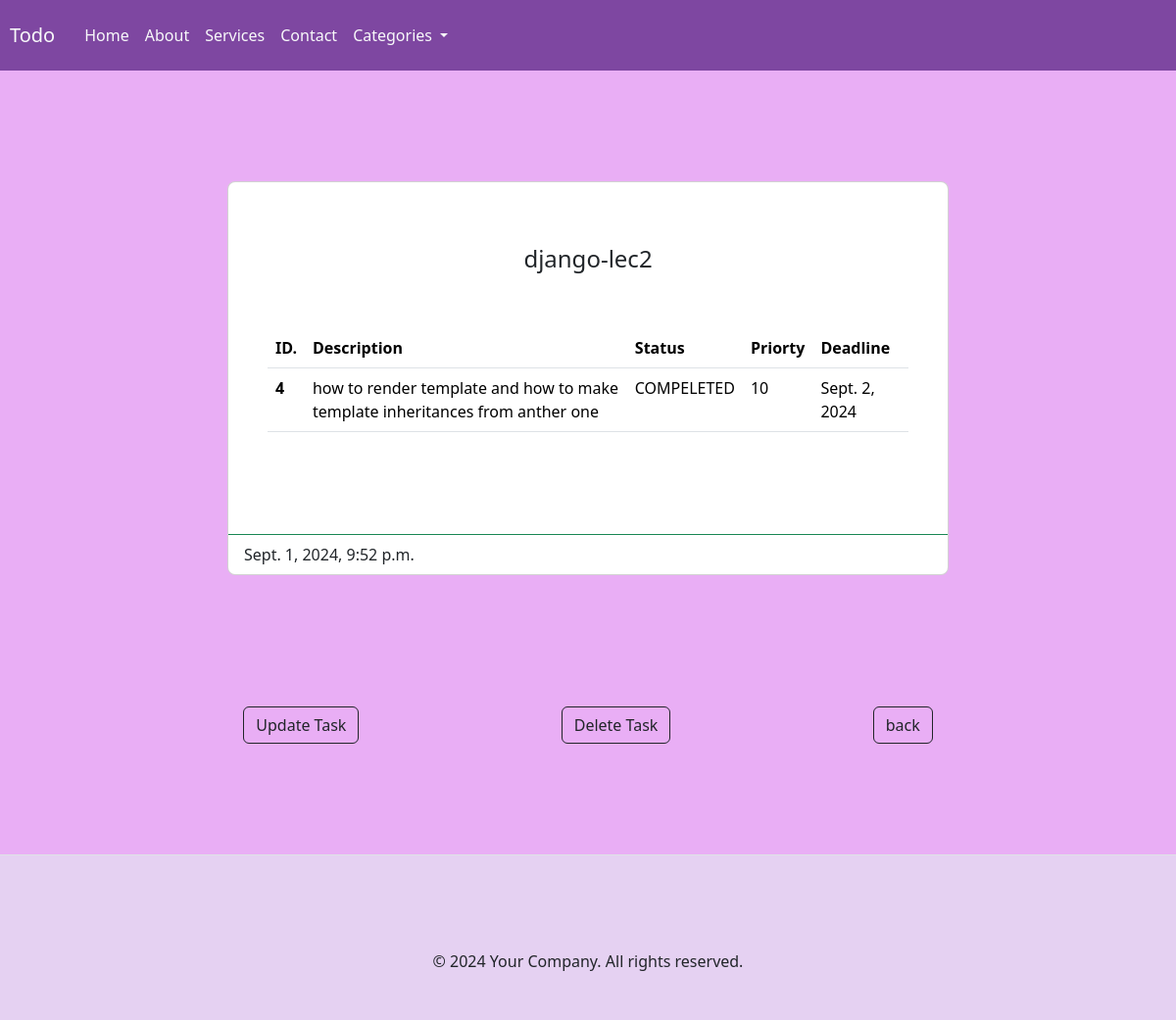
Screenshot of /detailed/4 with the database file from the repository.
### main/models.py (models this page shows, shortened)
class Task(models.Model):
	STATUS_CHOICES=[
		('PENDING','PENDING'),
		('IN PROGRESS','IN PROGRESS'),
		('COMPELETED','COMPELETED'),
	]
	title=models.CharField(max_length=100)
	description=models.TextField()
	deadlin=models.DateField(null=False,blank=False)
	created_at=models.DateTimeField(auto_now_add=True)
	status=models.CharField(max_length=12,choices=STATUS_CHOICES,default='PENDING')
	priorty=models.IntegerField(validators=[MinValueValidator(1),MaxValueValidator(10)],default=2)
	category=models.ForeignKey(Category,on_delete=models.CASCADE)

### main/views.py (the view)
# urls.py: path('detailed/<int:pk>',detailed_task,name='detail'),
def detailed_task(request,pk):
	task=Task.objects.get(id=pk)
	context={
		'task':task,
	}
	return render(request,'main/detailed.html',context)

### main/templates/main/detailed.html (shortened to what this page needs)
{% extends "main/components/base.html" %}
  {% block content%}
  <section class="vh-100" style="background-color: #e9aef5;">
    <div class="container py-5 h-100">
      <div class="row d-flex justify-content-center align-items-center h-100">
        <div class="col col-lg-10 col-xl-8">
          <div class="card rounded-3">
            <div class="card-body p-5">
              <h4 class="text-center my-3 pb-3">{{task.title}}</h4>
              <br>
              <form class="row row-cols-lg-auto g-3 justify-content-center align-items-center mb-4 pb-2">
              <table class="table mb-4">
                <thead>
                  <tr>
                    <th scope="col">ID.</th>
                    <th scope="col">Description</th>
                    <th scope="col">Status</th>
                    <th scope="col">Priorty</th>
                    <th scope="col">Deadline</th>
                  </tr>
                </thead>
                <tbody>
                  <tr>
                    <th scope="row">{{task.id}}</th>
                    <td>{{task.description}}</td>
                    <td>{{task.status}}</td>
                    <td>{{task.priorty}}</td>
                    <td>{{task.deadlin}}</td>
                  </tr>
                </tbody>
              </table>
            </div>
            <div class="card-footer bg-transparent border-success">{{task.created_at}}</div>
          </div>
          </div>
          <div class="d-flex justify-content-evenly align-items-center mt-1">
            <div>
              <a href="{% url 'updatetask' task.id  %}" class="btn sl btn-outline-dark">Update Task</a>
          </div>
          <div>
            <a href="{% url 'deletetask' task.id  %}" class="btn sl btn-outline-dark">Delete Task</a>
          </div>
          <div>
            <a href="{% url 'home'%}" class="btn sl btn-outline-dark">back</a>
          </div>
        </div>
        </div>
      </div>
  </section>
{% endblock %}

### main/templates/main/components/base.html (style rules this page uses)
html, body { height: 100%; margin: 0; background-color: #e5d1f2; }
a { text-decoration: none; }

### rows the page displays
Task: title "django-lec2", id "4", description "how to render template and how to make template inheritances from anther one", status "COMPELETED", priorty "10", deadlin "Sept. 2, 2024", created_at "Sept. 1, 2024, 9:52 p.m."
